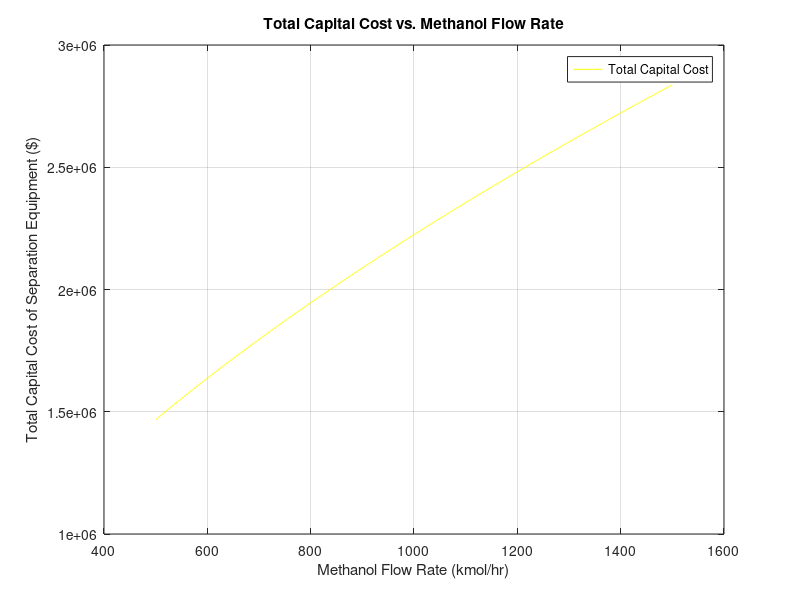

This figure's MATLAB source:
%%Methanol Synthesis HarshNirmal_220431 LAB2
% Given data
molarFlowRate7 = 893.263;

% Mole fractions of streams 3 - 7
moleFractions = [
    0.176 0.243 0.744 0 0.002;
    0.53 0.752 0.027 0 0;
    0.147 0.004 0.188 0 0.987;
    0.147 0.001 0.041 1 0.011
];

% Coefficient matrix of Mass-Balance equations
massBalanceCoeffMatrix = [
    0.176 -0.243 -0.744 0;
    0.53 -0.752 -0.027 0;
    0.147 -0.004 -0.188 0;
    0.147 -0.001 -0.041 -1
];

% Constants w.r.t. to the Mass-Balance equations
constants = [moleFractions(1, 5) * molarFlowRate7; 0;moleFractions(3, 5)*molarFlowRate7 ;moleFractions(4, 5)*molarFlowRate7];

% Solve the mass balance equation
solution = linsolve(massBalanceCoeffMatrix, constants);


% Initialize arrays
methanolFlowRates = 500:1:1500;
numPoints = numel(methanolFlowRates);
resultantMoleFractions = zeros(4, numPoints);

% Calculate resultant mole fractions
for idx = 1:numPoints
    temp = [moleFractions(1, 5) * methanolFlowRates(idx); 0; methanolFlowRates(idx) * moleFractions(3, 5); methanolFlowRates(idx) * moleFractions(4, 5)];
    resultantMoleFractions(:, idx) = linsolve(massBalanceCoeffMatrix, temp);
end



% Define constants for cost equations
CF1 = 182100;
CF2 = 171200;
CF3 = 1725400;

% Base case flow rates
%Molar flow rates of streams 3,4a,5a
F3_base = solution(1);
F4a_base = solution(2);
F5a_base = solution(3);
F6_base= solution(4);

F4a_base;
F5a_base;
% Initialize arrays for cost calculation
costF1 = zeros(1, numPoints);
costF2 = zeros(1, numPoints);
costD1 = zeros(1, numPoints);

% Calculate costs for each flow rate
for idx = 1:numPoints
    costF1(idx) = CF1 * (resultantMoleFractions(1, idx) / F3_base) ^ 0.6;
    costF2(idx) = CF2 * ((resultantMoleFractions(1, idx) - resultantMoleFractions(2, idx)) / (F3_base - F4a_base)) ^ 0.6;
    costD1(idx) = CF3 * ((resultantMoleFractions(1, idx) - resultantMoleFractions(2, idx) - resultantMoleFractions(3, idx)) / (F3_base - F4a_base - F5a_base)) ^ 0.6;
end

% Calculate total capital cost
totalCapitalCost = costF1 + costF2 + costD1;

% Create a plot
figure;
plot(methanolFlowRates, totalCapitalCost, 'y');
xlabel('Methanol Flow Rate (kmol/hr)');
ylabel('Total Capital Cost of Separation Equipment ($)');
title('Total Capital Cost vs. Methanol Flow Rate');
legend('Total Capital Cost');
grid on;

% Display the figure
legend('Location', 'best');
